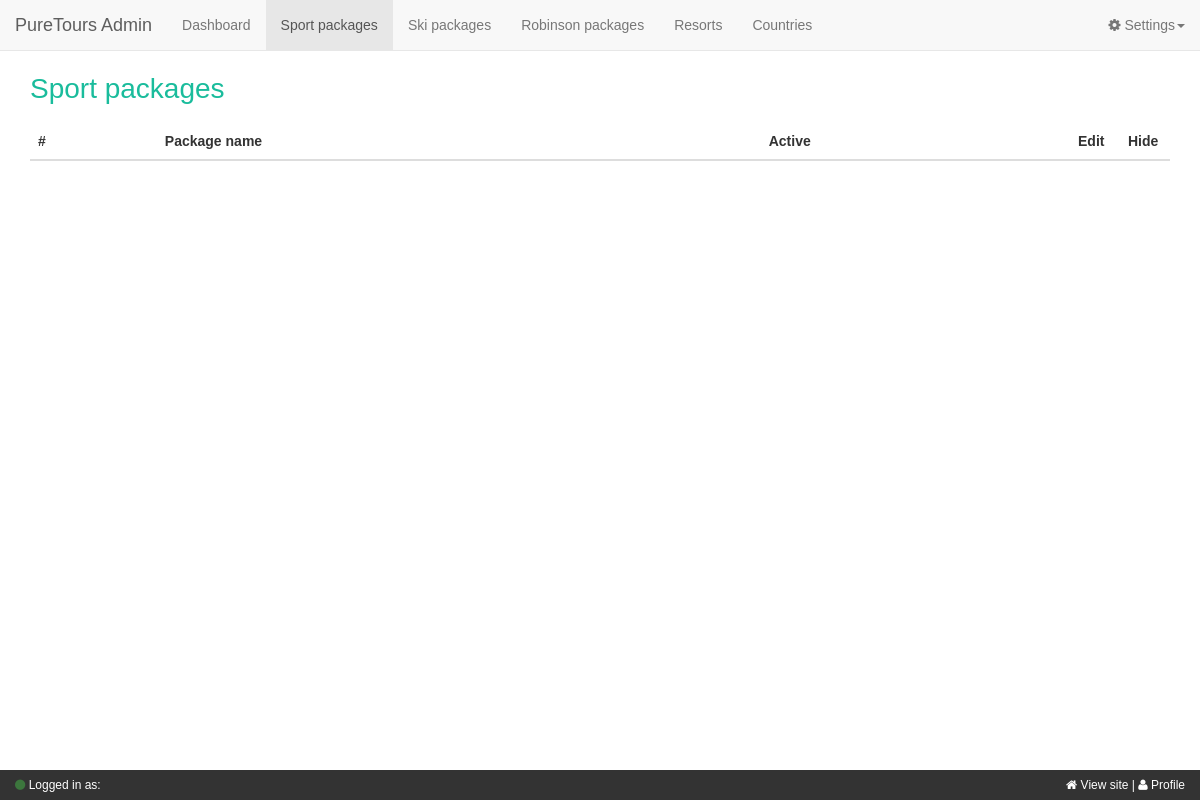
The page /index.php/admin_sport_packages on the database as committed earlier.
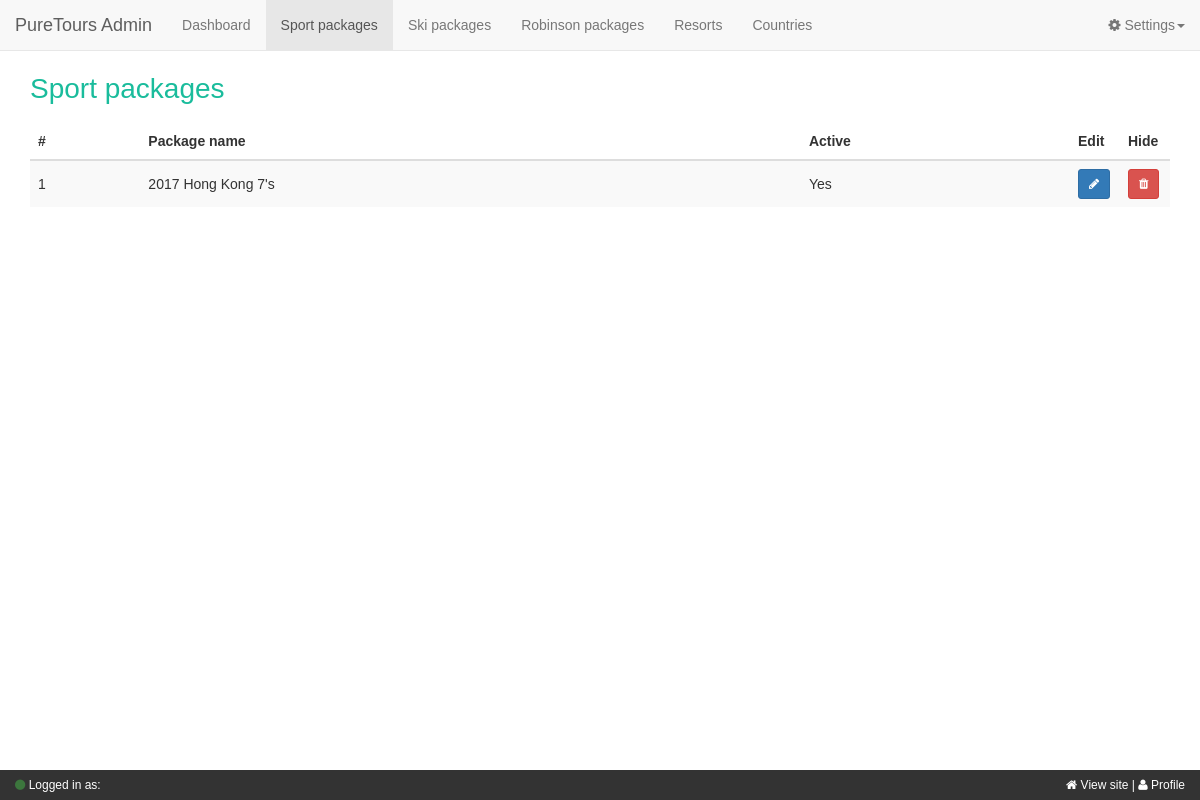
The same page on the database as committed later.
### tables this page shows
CREATE TABLE `package` (
  `package_id` int(11) unsigned NOT NULL AUTO_INCREMENT,
  `package_name` varchar(80) DEFAULT NULL,
  `package_description` varchar(255) DEFAULT NULL,
  `package_category_id` int(11) unsigned DEFAULT NULL,
  `active` tinyint(1) DEFAULT '1',
  `date_available` datetime DEFAULT NULL,
  `date_end` datetime DEFAULT NULL,
  `date_created` timestamp NULL DEFAULT CURRENT_TIMESTAMP,
  `date_updated` datetime DEFAULT NULL,
  PRIMARY KEY (`package_id`)
);

### application/core/MY_Controller.php (called while the page is built, shortened)
<?php defined('BASEPATH') OR exit('No direct script access allowed');
class MY_Controller extends CI_Controller
{
    public function __construct()
    {
        $this->load->library('session');
        $this->load->library('resources');
        $this->load->library('responder');
    }
    protected function layout_cms($layout = 'cms/_layout_main')
    {
        $this->load->view($layout);
    }
}

### application/controllers/Admin_sport_packages.php (called while the page is built, shortened)
<?php defined('BASEPATH') OR exit('No direct script access allowed');
class Admin_sport_packages extends MY_Controller {
    public function index()
    {
        $this->layout_cms();
    }
}

### index.php (called while the page is built, shortened)
<?php
require_once BASEPATH . 'core/CodeIgniter.php';

### application/classes/oPackage.php (called while the page is built, shortened)
<?php
    class oPackage
    {
        public function __construct($package = NULL)
        {
            if ( ! is_null($package))
            {
                $this->package_name = $package->package_name;
            }
        }
    }

### application/core/MY_Model.php (called while the page is built, shortened)
<?php defined('BASEPATH') OR exit('No direct script access allowed');
class MY_Model extends CI_Model
{
    protected function get_query_from_file($path, $query)
    {
        $base_path = APPPATH . "stored_procedures" . DIRECTORY_SEPARATOR;
        try {
            $query = file_get_contents($base_path . $path . DIRECTORY_SEPARATOR . $query);
            $query = str_replace('\n', ' ', $query);
            return $query;
        } catch (Exception $ex) {
            var_dump($ex->getMessage());
        }
        return false;
    }
}

### application/models/Package_m.php (called while the page is built, shortened)
<?php
require_once APPPATH.'classes/oPackage.php';
class Package_m extends MY_Model
{
    public function get_category_packages($category_id, $start = 0, $end = 10)
    {
        $query = $this->get_query_from_file('package', 'get_category_packages.sql');
        $query = str_replace('{$category_id}', $category_id, $query);
        $query = str_replace('{$start}', $start, $query);
        $query = str_replace('{$end}', $end, $query);
        $result = $this->db->query($query);
        $packages = array();
        foreach ($result->result() as $package) {
            $packages[] = new \PT_Classes\oPackage($package);
        }
        return $packages;
    }
}

### application/views/cms/pages/sport_packages/index.php (the view, shortened to what the changed rows need)
<div id="sport-packages">
    <div class="container">
        <div class="row">
            <div class="col-md-12">
                <h1 class="text-sport">Sport packages</h1>
            </div>
        </div>
        <div class="row">
            <div class="col-xs-12">
                <table class="table table-striped">
                    <thead>
                        <tr>
                            <th>#</th>
                            <th>Package name</th>
                            <th>Active</th>
                            <th width="50">Edit</th>
                            <th width="50">Hide</th>
                        </tr>
                    </thead>
                    <tbody>
                    <?php $i = $this->resources->data['start'] + 1; foreach ($this->resources->data['packages'] as $package): ?>
                        <tr>
                            <td><?php echo $i; ?></td>
                            <td><?php echo $package->package_name; ?></td>
                            <td>Yes</td>
                            <td><button class="btn btn-sm btn-primary"><i class="fa fa-pencil"></i></button></td>
                            <td><button class="btn btn-sm btn-danger"><i class="fa fa-trash"></i></button></td>
                        </tr>
                    <?php $i++; endforeach; ?>
                    </tbody>
                </table>
            </div>
        </div>
    </div>
</div>

### application/views/cms/_layout_main.php (shortened to what the changed rows need)
<!DOCTYPE html>
<html lang="en">
<head>
    <?php foreach ($this->resources->css as $css): ?>
        <link rel="stylesheet" href="<?php echo base_url($css) ?>"/>
    <?php endforeach; ?>
</head>
<body>
<main>
    <?php foreach ($this->resources->views as $view): ?>
        <?php $this->load->view($view); ?>
    <?php endforeach; ?>
</main>
</body>
</html>

Rows that differ between the two databases and show on the page:
added package: package_name "2017 Hong Kong 7's"
